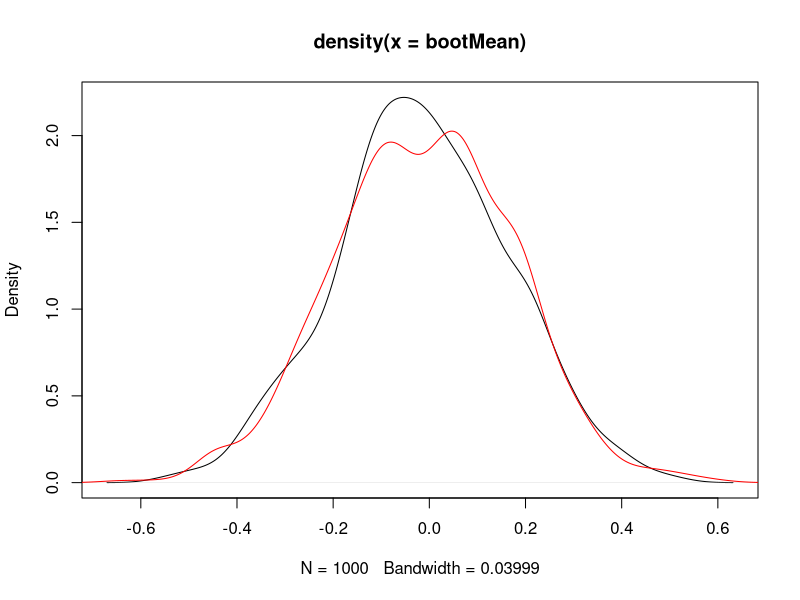
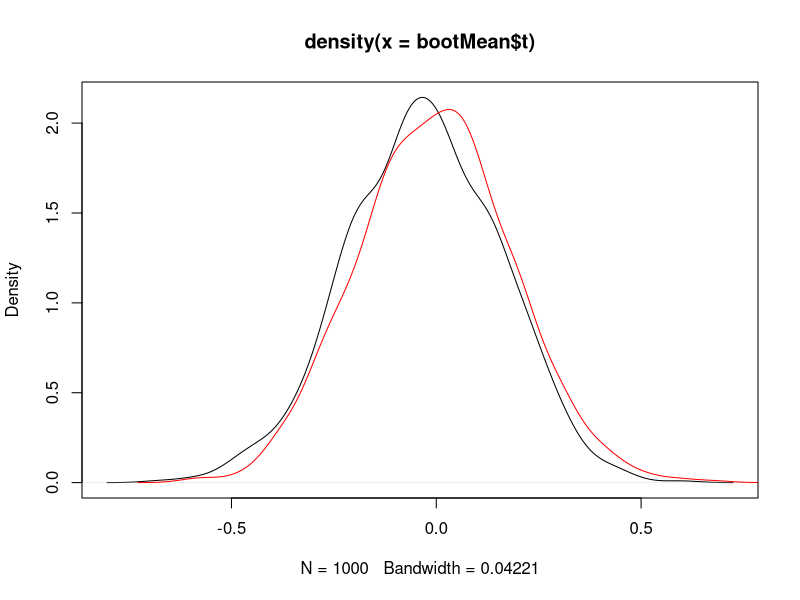
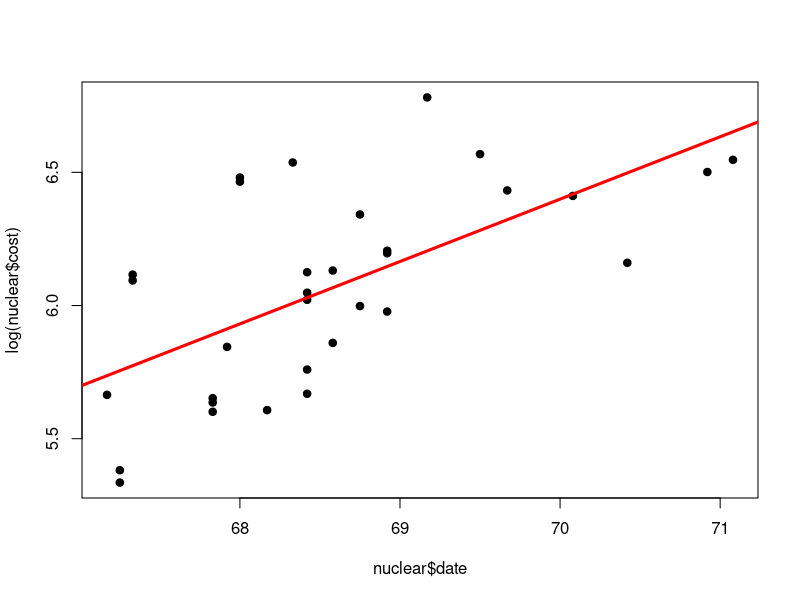
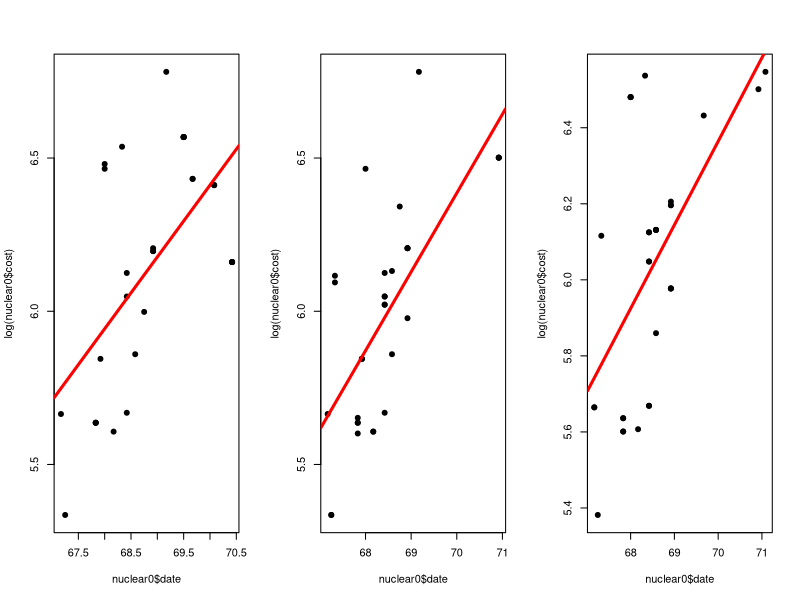
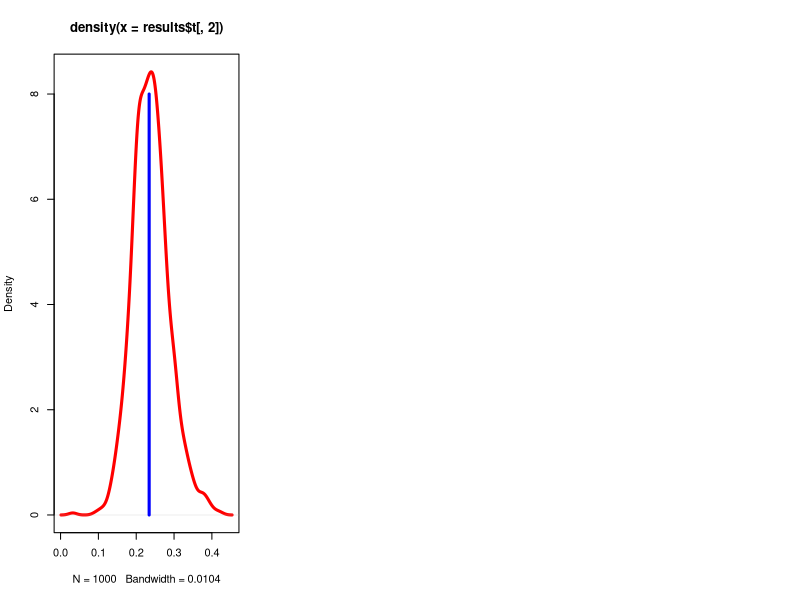

R code for these plots, in order:
install.packages("boot")
library(boot) 

set.seed(333); x<- rnorm(30)
bootMean <- rep(NA, 1000); sampledMean <- rep(NA, 1000)
for(i in 1:1000){bootMean[i] <-mean(sample(x,replace=TRUE))}
for(i in 1:1000){sampledMean[i] <- mean(rnorm(30))}
plot(density(bootMean)); lines(density(sampledMean), col="red")

set.seed(333); x <- rnorm(30); sampledMean <- rep(NA, 1000)
for(i in 1:1000){sampledMean[i] <- mean(rnorm(30))}
meanFunc <- function(x,i){mean(x[i])}
bootMean <- boot(x,meanFunc,1000)

plot(density(bootMean$t)); lines(density(sampledMean), col="red")

data(nuclear)
nuke.lm <- lm(log(cost) ~ date,data=nuclear)
plot(nuclear$date, log(nuclear$cost), pch=19)
abline(nuke.lm,col="red",lwd=3)

par(mfrow=c(1,3))
for(i in 1:3){
  nuclear0=nuclear[sample(1:dim(nuclear)[1],replace=TRUE),]
  nuke.lm0=lm(log(cost) ~ date,data=nuclear0)
  plot(nuclear0$date,log(nuclear0$cost),pch=19)
  abline(nuke.lm0,col="red",lwd=3)
}

bs <- function(data, indices,formula) {
  d <- data[indices,];fit <- lm(formula, data=d);return(coef(fit))
}
results <- boot(data=nuclear, statistic=bs, R=1000, formula=log(cost) ~ date)
plot(density(results$t[,2]),col="red",lwd=3)
lines(rep(nuke.lm$coeff[2],10),seq(0,8,length=10),col="blue",lwd=3)

boot.ci(results)
